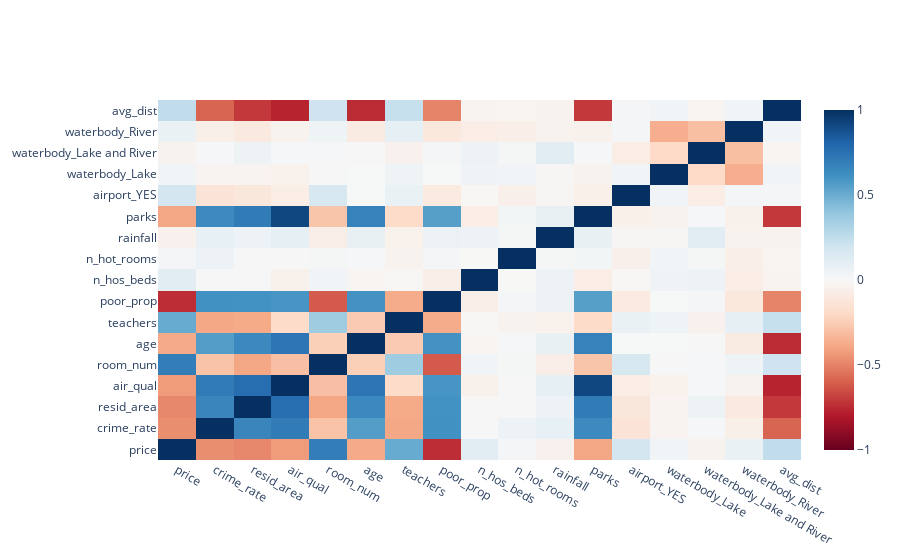

The cell this chart's notebook holds for it:
### Code cell
corr = df.corr()
fig = go.Figure(go.Heatmap(
    z=corr.values,
    x=corr.index.values,
    y=corr.columns.values,
    colorscale=px.colors.diverging.RdBu,
    zmin=-1,
    zmax=1
))
fig.show()

### Figure 1 — Plotly figure (JSON) as saved in the notebook; plotly's stock layout.template omitted (floating-point values rounded to 4 significant figures; data arrays with more than 128 entries replaced by an {"elided": "..."} marker saying what was removed)
{"data": [{"colorscale": [[0, "rgb(103,0,31)"], [0.1, "rgb(178,24,43)"], [0.2, "rgb(214,96,77)"], [0.3, "rgb(244,165,130)"], [0.4, "rgb(253,219,199)"], [0.5, "rgb(247,247,247)"], [0.6, "rgb(209,229,240)"], [0.7, "rgb(146,197,222)"], [0.8, "rgb(67,147,195)"], [0.9, "rgb(33,102,172)"], [1, "rgb(5,48,97)"]], "type": "heatmap", "x": ["price", "crime_rate", "resid_area", "air_qual", "room_num", "age", "teachers", "poor_prop", "n_hos_beds", "n_hot_rooms", "rainfall", "parks", "airport_YES", "waterbody_Lake", "waterbody_Lake and River", "waterbody_River", "avg_dist"], "y": ["price", "crime_rate", "resid_area", "air_qual", "room_num", "age", "teachers", "poor_prop", "n_hos_beds", "n_hot_rooms", "rainfall", "parks", "airport_YES", "waterbody_Lake", "waterbody_Lake and River", "waterbody_River", "avg_dist"], "z": {"elided": "17x17 float values"}, "zmax": 1, "zmin": -1}], "layout": {}}
